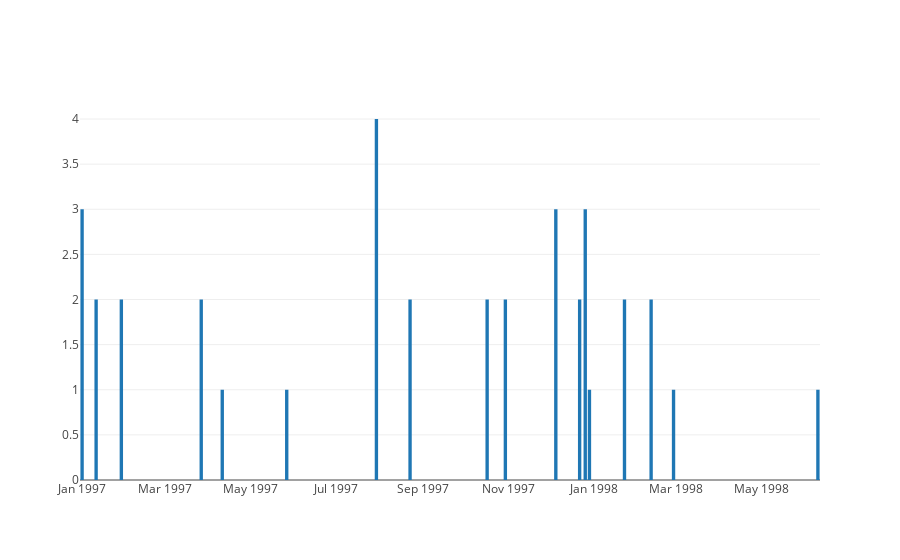

Notebook source saved alongside this figure:
### Code cell
py.iplot([go.Bar(x=cliente_89["date"],y=cliente_89["quantity"])])

### Figure 1 — Plotly figure (JSON) as saved in the notebook; plotly's stock layout.template omitted (floating-point values rounded to 4 significant figures)
{"data": [{"type": "bar", "uid": "30f6cd76-8843-4dc4-8784-90c2ec63ed6c", "x": ["1997-01-01", "1997-01-11", "1997-01-29", "1997-03-27", "1997-04-11", "1997-05-27", "1997-07-30", "1997-08-23", "1997-10-17", "1997-10-30", "1997-12-05", "1997-12-22", "1997-12-26", "1997-12-29", "1998-01-23", "1998-02-11", "1998-02-27", "1998-06-10"], "y": [3, 2, 2, 2, 1, 1, 4, 2, 2, 2, 3, 2, 3, 1, 2, 2, 1, 1]}], "layout": {}}
